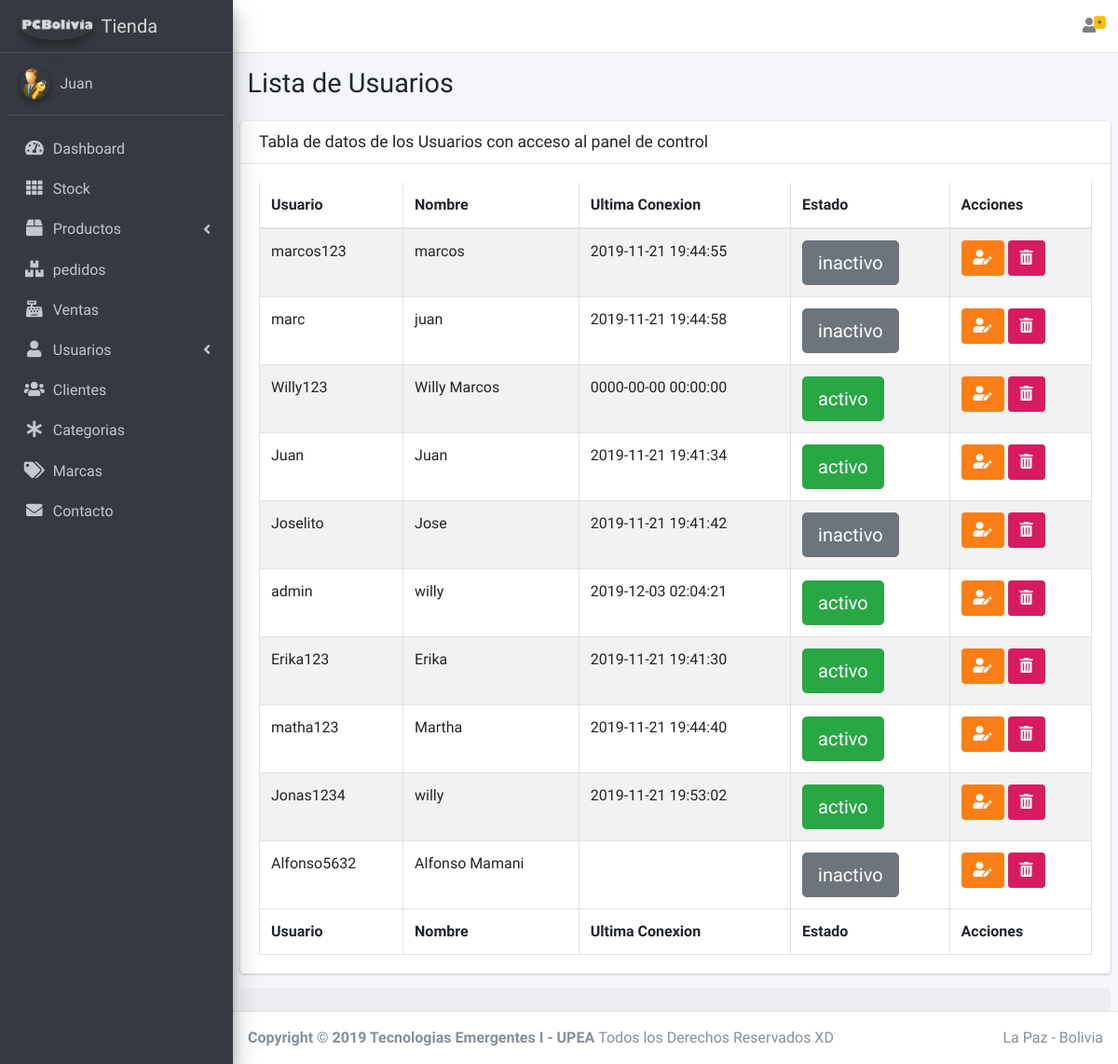
The page /admin/ver-usuarios.php (signed in) on the database as committed earlier.
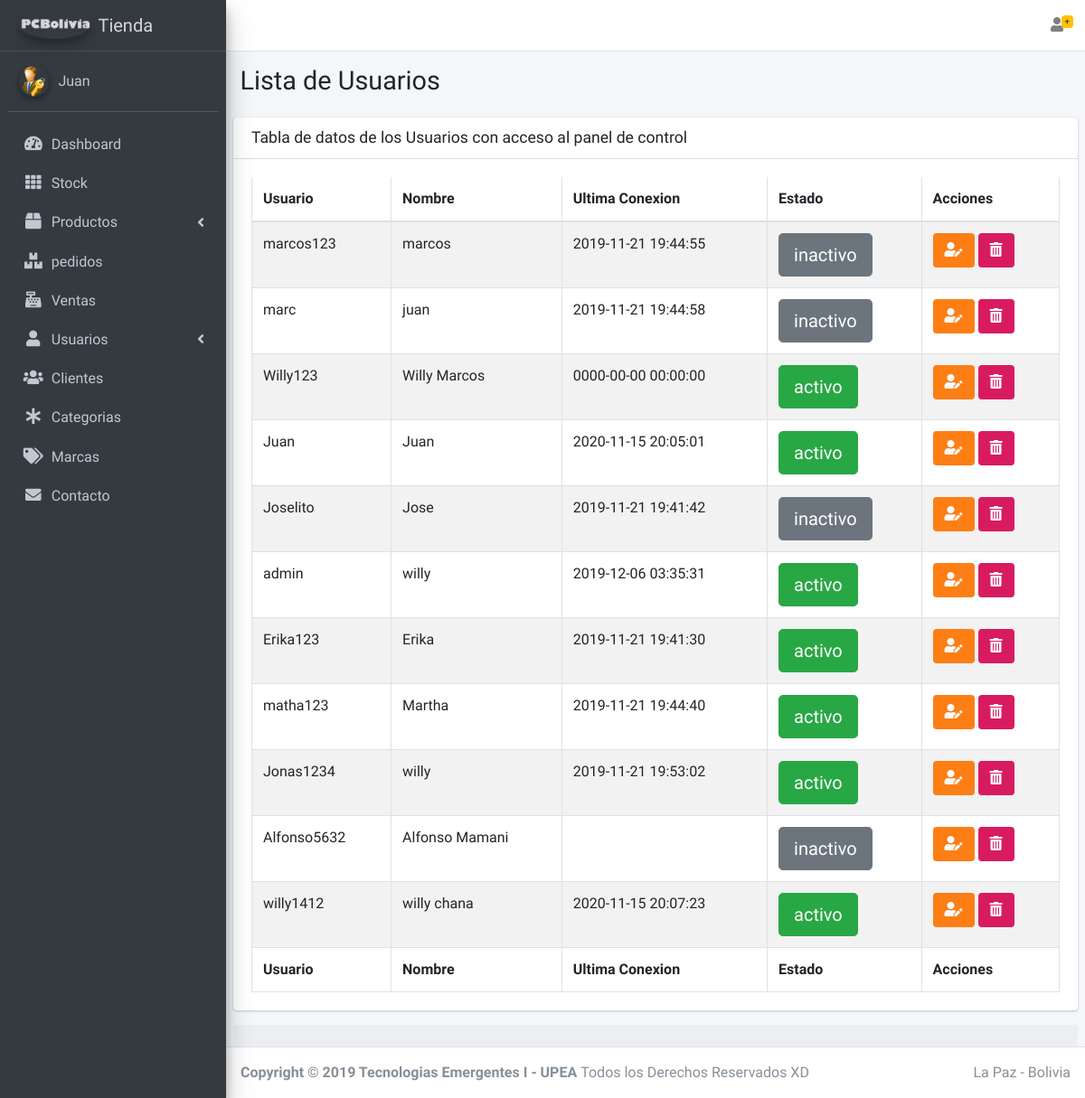
The same page on the database as committed later.
### tables this page shows
CREATE TABLE `usuario` (
  `id_usuario` int NOT NULL,
  `usuario` varchar(50) NOT NULL,
  `nombre` varchar(50) NOT NULL,
  `password` varchar(200) NOT NULL,
  `estado` tinyint(1) NOT NULL DEFAULT '1',
  `ultima_conexion` timestamp NULL DEFAULT NULL
);

### admin/modelos/Usuario.php (called while the page is built, shortened)
<?php
class Usuario
{
    public function todosUsuarios()
    {
        $db= new Conexion();
        $sql= "SELECT * FROM usuario";
        $result = $db->query($sql);
        return $result;
    }
}
?>

### admin/ver-usuarios.php (the view)
<?php
    require_once 'templates/header.php';
    require_once 'templates/barra.php';
    require_once 'templates/aside.php';
?>
<?php
    include 'modelos/Usuario.php';
    $user= Usuario::ningunDato();
    $res=$user->todosUsuarios();
?>
<section class="content-header">
    <div class="container-fluid">
        <div class="row mb-2">
            <div class="col-sm-6">
                <h1>Lista de Usuarios</h1>
            </div>
        </div>
    </div>
</section>
<section class="content">
    <div class="card ">
            <div class="card-header">
              <h3 class="card-title">Tabla de datos de los Usuarios con acceso al panel de control</h3>
            </div>
            <div class="card-body table-responsive">
              <table id="example1" class="table table-bordered table-striped  tabla-ver-usuarios">
                <thead>
                <tr>
                  <th>Usuario</th>
                  <th>Nombre</th>
                  <th>Ultima Conexion</th>
                  <th>Estado</th>
                  <th>Acciones</th>
                </tr>
                </thead>
                <tbody>
                <?php
                    if ($res) {
                        while ($row = $res->fetch_assoc()) {
                    ?>
                        <tr>
                            <td><?php echo $row['usuario'] ;?></td>
                            <td><?php echo $row['nombre'] ;?></td>
                            <td><?php echo $row['ultima_conexion'] ;?></td>
                            <td>
                                <a href="#" data-id="<?php echo $row['id_usuario'] ;?>" estado="<?php echo $row['estado'] ;?>"  class="btn btn-<?php echo $row['estado'] == (1) ? 'success' : 'secondary'  ;?> btn-lg " role="button" aria-pressed="true">
                                    <?php echo $row['estado'] == (1) ? 'activo' : 'inactivo'  ;?>
                                </a>
                            </td>
                            <td>
                                <a href="editar-usuario.php?accion=editar&&id_user=<?php echo $row['id_usuario'] ;?>" class="btn bg-orange  ">
                                    <i class="fas fa-user-edit text-light "></i>
                                </a>
                                <a href="#" data-id="<?php echo $row['id_usuario'] ;?>" data-tipo="usuario" class="btn bg-maroon borrar-registro">
                                    <i class=" fas fa-trash-alt"></i>
                                </a>
                            </td>
                        </tr>
                    <?php
                        }
                    }
                    ?>
                </tbody>
                <tfoot>
                <tr>
                  <th>Usuario</th>
                  <th>Nombre</th>
                  <th>Ultima Conexion</th>
                  <th>Estado</th>
                  <th>Acciones</th>
                </tr>
                </tfoot>
              </table>
            </div>
          </div>
    <div class="card-footer">
    </div>
</section>
<?php
    require_once 'templates/footer.php';
?>

### admin/templates/header.php (shortened to what this page needs)
<!DOCTYPE html>
<html lang="es">
<head>
  <link rel="stylesheet" href="css/all.min.css">
  <link rel="stylesheet" href="https://code.ionicframework.com/ionicons/2.0.1/css/ionicons.min.css">
  <link rel="stylesheet" href="css/adminlte.min.css">
  <link rel="stylesheet" href="css/icheck-bootstrap.min.css">
  <link rel="stylesheet" href="css/dataTables.bootstrap4.min.css">
</head>
<body class="hold-transition sidebar-mini">
<div class="wrapper">

### admin/templates/barra.php (shortened to what this page needs)
<nav class="main-header navbar navbar-expand navbar-white navbar-light">
    <ul class="navbar-nav ml-auto">
      <li class="nav-item dropdown">
        <a class="nav-link" data-toggle="dropdown" href="#">
          <i class="fas fa-user"></i>
          <span class="badge badge-warning navbar-badge">+</span>
        </a>
      </li>
    </ul>
  </nav>

### admin/templates/aside.php (shortened to what this page needs)
<aside class="main-sidebar sidebar-dark-primary elevation-4">
    <a href="../index.php" class="brand-link">
        <img src="../img/logoPc.png" alt="pcBolivia Logo" class="brand-image img-circle elevation-3" style="opacity: .8">
        <span class="brand-text font-weight-light">Tienda</span>
    </a>
    <div class="sidebar">
        <div class="user-panel mt-3 pb-3 mb-3 d-flex">
            <div class="image">
                <img src="img/admin.png" class="img-circle elevation-2" alt="User Image">
            </div>
            <div class="info">
                <a  class="d-block"><?php echo isset($_SESSION['nombre']) ? $_SESSION['nombre'] : 'Admin' ?></a>
            </div>
        </div>
        <nav class="mt-2">
            <ul class="nav nav-pills nav-sidebar flex-column" data-widget="treeview" role="menu" data-accordion="false">
                <li class="nav-item has-treeview">
                    <a href="index.php" class="nav-link">
                        <i class="nav-icon fas fa-tachometer-alt"></i>
                        <p>
                            Dashboard
                        </p>
                    </a>
                </li>
                <li class="nav-item">
                    <a href="stock.php" class="nav-link">
                        <i class="nav-icon fas fa-th"></i>
                        <p>
                            Stock
                        </p>
                    </a>
                </li>
                <li class="nav-item has-treeview">
                    <a href="#" class="nav-link">
                        <i class="nav-icon fas fa-box"></i>
                        <p>
                            Productos
                            <i class="fas fa-angle-left right"></i>
                        </p>
                    </a>
                </li>
                <li class="nav-item has-treeview">
                    <a href="crud-pedidos.php" class="nav-link">
                        <i class="nav-icon fas fa-boxes"></i>
                        <p>
                            pedidos
                        </p>
                    </a>
                </li>
                <li class="nav-item has-treeview">
                    <a href="crud-ventas.php" class="nav-link">
                        <i class="nav-icon fas fa-cash-register"></i>
                        <p>
                            Ventas
                        </p>
                    </a>
                </li>
                <li class="nav-item has-treeview">
                    <a href="#" class="nav-link">
                        <i class="nav-icon fas fa-user"></i>
                        <p>
                            Usuarios
                            <i class="fas fa-angle-left right"></i>
                        </p>
                    </a>
                </li>
                <li class="nav-item has-treeview">
                    <a href="crud-clientes.php" class="nav-link">
                        <i class="nav-icon fas fa-users"></i>
                        <p>
                            Clientes
                        </p>
                    </a>
                </li>
                <li class="nav-item has-treeview">
                    <a href="crud-categorias.php" class="nav-link">
                        <i class="nav-icon fas fa-asterisk"></i>
                        <p>
                            Categorias
                        </p>
                    </a>
                </li>
                <li class="nav-item has-treeview">
                    <a href="crud-marcas.php" class="nav-link">
                        <i class="nav-icon fas fa-tags"></i>
                        <p>
                            Marcas
                        </p>
                    </a>
                </li>
                <li class="nav-item has-treeview">
                    <a href="contacto.php" class="nav-link">
                        <i class="nav-icon fas fa-envelope"></i>
                        <p>
                            Contacto
                        </p>
                    </a>
                </li>
            </ul>
        </nav>
    </div>
</aside>
<div class="content-wrapper">

### admin/templates/footer.php (shortened to what this page needs)
</div>
  <footer class="main-footer">
    <div class="float-right d-none d-sm-block">
      La Paz - Bolivia
    </div>
    <strong>Copyright &copy; 2019 Tecnologias Emergentes I - UPEA </strong> Todos los Derechos Reservados XD
  </footer>
</div>
</body>
</html>

Rows that differ between the two databases and show on the page:
changed usuario "Juan": ultima_conexion "2019-11-21 19:41:34" → "2020-11-15 20:05:01"
changed usuario "admin": ultima_conexion "2019-12-03 02:04:21" → "2019-12-06 03:35:31"
added usuario: usuario "willy1412", nombre "willy chana", ultima_conexion "2020-11-15 20:07:23", estado "activo"
